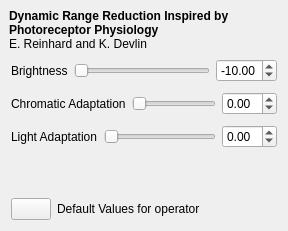
     <widget class="QWidget" name="tab_reinhard05" >
      <attribute name="title" >
       <string>Reinhard '0&amp;5</string>
      </attribute>
      <layout class="QVBoxLayout" >
       <property name="margin" >
        <number>9</number>
       </property>
       <property name="spacing" >
        <number>6</number>
       </property>
       <item>
        <widget class="QLabel" name="label_desc_reinhard04" >
         <property name="text" >
          <string>&lt;html>&lt;head>&lt;meta name="qrichtext" content="1" />&lt;style type="text/css">
p, li { white-space: pre-wrap; }
&lt;/style>&lt;/head>&lt;body style=" font-family:'Sans Serif'; font-size:9pt; font-weight:400; font-style:normal; text-decoration:none;">
&lt;p style=" margin-top:0px; margin-bottom:0px; margin-left:0px; margin-right:0px; -qt-block-indent:0; text-indent:0px;">&lt;span style=" font-weight:600;">Dynamic Range Reduction Inspired by Photoreceptor Physiology&lt;/span>&lt;br />E. Reinhard and K. Devlin&lt;/p>&lt;/body>&lt;/html></string>
         </property>
         <property name="wordWrap" >
          <bool>true</bool>
         </property>
        </widget>
       </item>
       <item>
        <layout class="QHBoxLayout" >
         <property name="margin" >
          <number>2</number>
         </property>
         <property name="spacing" >
          <number>6</number>
         </property>
         <item>
          <widget class="QLabel" name="label_brightness" >
           <property name="text" >
            <string>Brightness</string>
           </property>
          </widget>
         </item>
         <item>
          <widget class="QSlider" name="brightnessSlider" >
           <property name="cursor" >
            <cursor>13</cursor>
           </property>
           <property name="maximum" >
            <number>4500</number>
           </property>
           <property name="singleStep" >
            <number>100</number>
           </property>
           <property name="pageStep" >
            <number>400</number>
           </property>
           <property name="orientation" >
            <enum>Qt::Horizontal</enum>
           </property>
          </widget>
         </item>
         <item>
          <widget class="QDoubleSpinBox" name="brightnessdsb" >
           <property name="maximum" >
            <double>10.000000000000000</double>
           </property>
           <property name="minimum" >
            <double>-35.000000000000000</double>
           </property>
           <property name="singleStep" >
            <double>0.010000000000000</double>
           </property>
           <property name="value" >
            <double>-10.000000000000000</double>
           </property>
          </widget>
         </item>
        </layout>
       </item>
       <item>
        <layout class="QHBoxLayout" >
         <property name="margin" >
          <number>2</number>
         </property>
         <property name="spacing" >
          <number>6</number>
         </property>
         <item>
          <widget class="QLabel" name="label_saturation_2" >
           <property name="text" >
            <string>Chromatic Adaptation</string>
           </property>
          </widget>
         </item>
         <item>
          <widget class="QSlider" name="chromaticAdaptSlider" >
           <property name="cursor" >
            <cursor>13</cursor>
           </property>
           <property name="maximum" >
            <number>300</number>
           </property>
           <property name="orientation" >
            <enum>Qt::Horizontal</enum>
           </property>
          </widget>
         </item>
         <item>
          <widget class="QDoubleSpinBox" name="chromaticAdaptdsb" >
           <property name="maximum" >
            <double>1.300000000000000</double>
           </property>
           <property name="minimum" >
            <double>-1.700000000000000</double>
           </property>
           <property name="singleStep" >
            <double>0.100000000000000</double>
           </property>
           <property name="value" >
            <double>0.000000000000000</double>
           </property>
          </widget>
         </item>
        </layout>
       </item>
       <item>
        <layout class="QHBoxLayout" >
         <property name="margin" >
          <number>2</number>
         </property>
         <property name="spacing" >
          <number>6</number>
         </property>
         <item>
          <widget class="QLabel" name="label_saturation" >
           <property name="text" >
            <string>Light Adaptation</string>
           </property>
          </widget>
         </item>
         <item>
          <widget class="QSlider" name="lightAdaptSlider" >
           <property name="cursor" >
            <cursor>13</cursor>
           </property>
           <property name="maximum" >
            <number>200</number>
           </property>
           <property name="orientation" >
            <enum>Qt::Horizontal</enum>
           </property>
          </widget>
         </item>
         <item>
          <widget class="QDoubleSpinBox" name="lightAdaptdsb" >
           <property name="maximum" >
            <double>1.000000000000000</double>
           </property>
           <property name="minimum" >
            <double>-1.000000000000000</double>
           </property>
           <property name="singleStep" >
            <double>0.100000000000000</double>
           </property>
           <property name="value" >
            <double>0.000000000000000</double>
           </property>
          </widget>
         </item>
        </layout>
       </item>
       <item>
        <spacer>
         <property name="orientation" >
          <enum>Qt::Vertical</enum>
         </property>
         <property name="sizeHint" >
          <size>
           <width>20</width>
           <height>40</height>
          </size>
         </property>
        </spacer>
       </item>
       <item>
        <layout class="QHBoxLayout" >
         <property name="margin" >
          <number>2</number>
         </property>
         <property name="spacing" >
          <number>6</number>
         </property>
         <item>
          <widget class="QPushButton" name="reinhard04Default" >
           <property name="toolTip" >
            <string>Restore operator's default values</string>
           </property>
           <property name="text" >
            <string/>
           </property>
           <property name="icon" >
            <iconset resource="../icons.qrc" >:/new/prefix1/images/undo.png</iconset>
           </property>
          </widget>
         </item>
         <item>
          <widget class="QLabel" name="label_6" >
           <property name="text" >
            <string>Default Values for operator</string>
           </property>
          </widget>
         </item>
         <item>
          <spacer>
           <property name="orientation" >
            <enum>Qt::Horizontal</enum>
           </property>
           <property name="sizeHint" >
            <size>
             <width>2</width>
             <height>20</height>
            </size>
           </property>
          </spacer>
         </item>
        </layout>
       </item>
      </layout>
     </widget>
